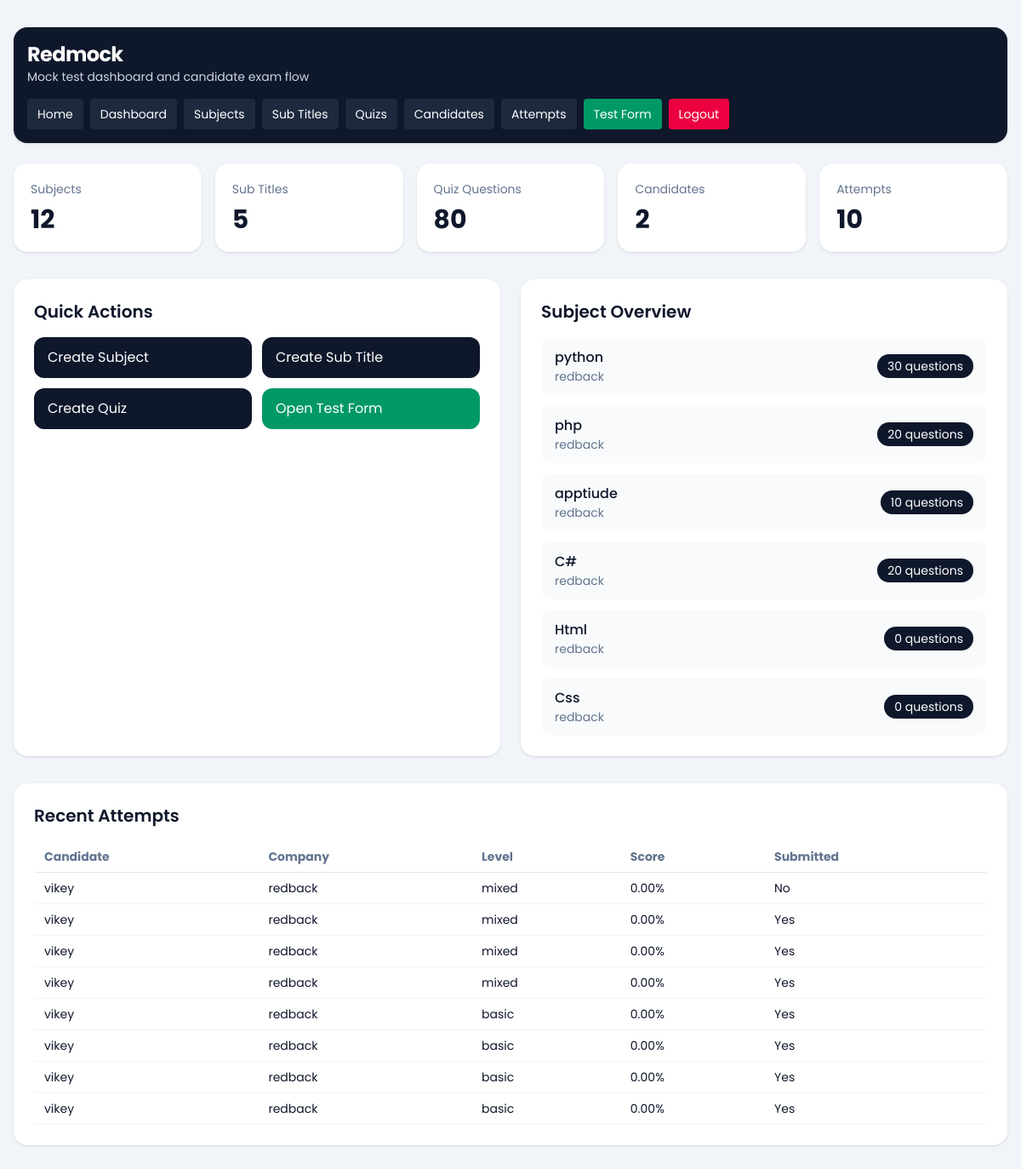
The app's page /dashboard/ (signed in), older data.
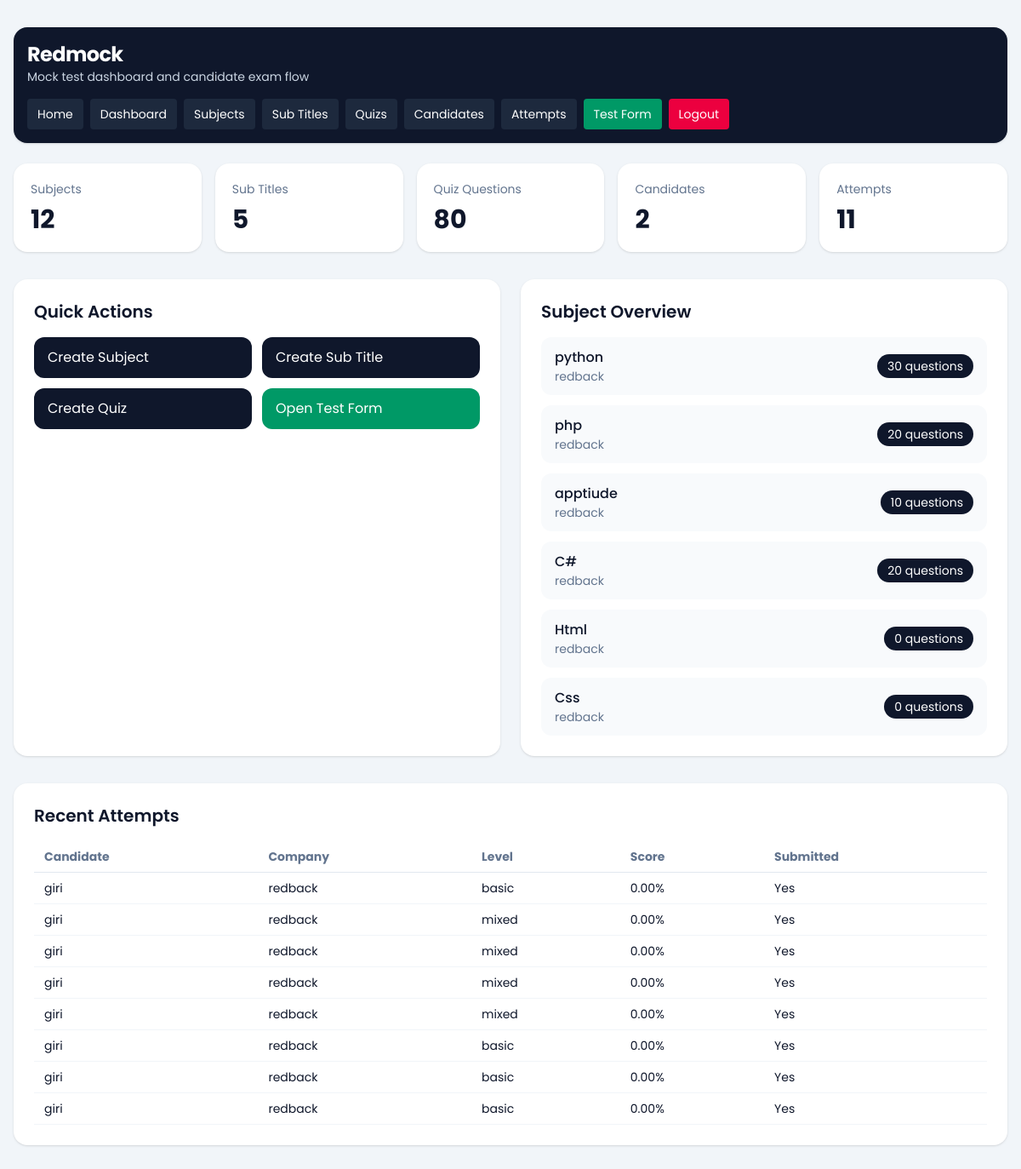
The same page, newer data.
### dashboard/models.py (models this page shows, shortened)
class TestSubject(models.Model):
    company = models.ForeignKey(Company, on_delete=models.CASCADE, related_name='subjects')
    subject = models.CharField(max_length=150)
    subject_svg = models.TextField(blank=True, null=True)
    created_at = models.DateTimeField(auto_now_add=True)
    class Meta:
        ordering = ['subject']
        unique_together = ('company', 'subject')

class Company(models.Model):
    name = models.CharField(max_length=150)
    image = models.ImageField(upload_to='company/', blank=True, null=True)
    email = models.EmailField(unique=True)
    password = models.CharField(max_length=128)
    is_active = models.BooleanField(default=True)
    created_at = models.DateTimeField(auto_now_add=True)
    updated_at = models.DateTimeField(auto_now=True)
    class Meta:
        ordering = ['name']
        verbose_name_plural = 'Companies'

### quiz/models.py (models this page shows, shortened)
class CandidateTestAttempt(models.Model):
    SESSION_SINGLE = 'single'
    SESSION_MULTI = 'multi'
    SESSION_CHOICES = [
        (SESSION_SINGLE, 'Single'),
        (SESSION_MULTI, 'Multi'),
    ]
    candidate = models.ForeignKey(Candidate, on_delete=models.CASCADE, related_name='attempts')
    company = models.ForeignKey(Company, on_delete=models.CASCADE, related_name='attempts')
    session_type = models.CharField(max_length=10, choices=SESSION_CHOICES)
    level = models.CharField(max_length=20)
    question_count = models.PositiveIntegerField()
    duration_minutes = models.PositiveIntegerField()
    selected_subjects = models.JSONField(default=list, blank=True)
    selected_sub_titles = models.JSONField(default=list, blank=True)
    answers_json = models.JSONField(default=list, blank=True)
    correct_count = models.PositiveIntegerField(default=0)
    wrong_count = models.PositiveIntegerField(default=0)
    percentage = models.DecimalField(max_digits=5, decimal_places=2, default=0)
    started_at = models.DateTimeField(blank=True, null=True)
    submitted_at = models.DateTimeField(blank=True, null=True)
    is_submitted = models.BooleanField(default=False)
    created_at = models.DateTimeField(auto_now_add=True)
    class Meta:
        ordering = ['-created_at']

class Candidate(models.Model):
    name = models.CharField(max_length=150)
    email = models.EmailField()
    designation_tech = models.CharField(max_length=150)
    created_at = models.DateTimeField(auto_now_add=True)
    class Meta:
        ordering = ['name']

### dashboard/views.py (the view)
# urls.py: path('', views.dashboard_home, name='home'),
@company_login_required
def dashboard_home(request):
    company = request.company
    context = {
        'subject_count': TestSubject.objects.filter(company=company).count(),
        'subtitle_count': SubTitle.objects.filter(test_subject__company=company).count(),
        'quiz_count': Quiz.objects.filter(test_subject__company=company).count(),
        'candidate_count': Candidate.objects.filter(attempts__company=company).distinct().count(),
        'attempt_count': CandidateTestAttempt.objects.filter(company=company).count(),
        'subjects': TestSubject.objects.filter(company=company).select_related('company').annotate(
            quiz_total=Count('quizzes')
        )[:6],
        'recent_attempts': CandidateTestAttempt.objects.filter(company=company).select_related(
            'candidate', 'company'
        )[:8],
        'company': company,
    }
    return render(request, 'dashboard/home.html', context)

### dashboard/views.py (called while the page is built)
def get_logged_in_company(request):
    company_id = request.session.get('company_id')
    if not company_id:
        return None
    return Company.objects.filter(id=company_id, is_active=True).first()

def company_login_required(view_func):
    @wraps(view_func)
    def wrapper(request, *args, **kwargs):
        company = get_logged_in_company(request)
        if not company:
            return redirect(f"{reverse('dashboard:login')}?next={request.path}")
        request.company = company
        return view_func(request, *args, **kwargs)
    return wrapper

### templates/dashboard/home.html (shortened to what this page needs)
{% extends "base.html" %}
{% block content %}
{% include 'dashboard/header.html' %}
<section class="grid gap-4 md:grid-cols-5">
    <div class="rounded-2xl bg-white p-5 shadow-sm">
        <p class="text-sm text-slate-500">Subjects</p>
        <p class="mt-2 text-3xl font-bold">{{ subject_count }}</p>
    </div>
    <div class="rounded-2xl bg-white p-5 shadow-sm">
        <p class="text-sm text-slate-500">Sub Titles</p>
        <p class="mt-2 text-3xl font-bold">{{ subtitle_count }}</p>
    </div>
    <div class="rounded-2xl bg-white p-5 shadow-sm">
        <p class="text-sm text-slate-500">Quiz Questions</p>
        <p class="mt-2 text-3xl font-bold">{{ quiz_count }}</p>
    </div>
    <div class="rounded-2xl bg-white p-5 shadow-sm">
        <p class="text-sm text-slate-500">Candidates</p>
        <p class="mt-2 text-3xl font-bold">{{ candidate_count }}</p>
    </div>
    <div class="rounded-2xl bg-white p-5 shadow-sm">
        <p class="text-sm text-slate-500">Attempts</p>
        <p class="mt-2 text-3xl font-bold">{{ attempt_count }}</p>
    </div>
</section>
<section class="mt-8 grid gap-6 lg:grid-cols-2">
    <div class="rounded-2xl bg-white p-6 shadow-sm">
        <div class="mb-4 flex items-center justify-between">
            <h2 class="text-xl font-semibold">Quick Actions</h2>
        </div>
        <div class="grid gap-3 sm:grid-cols-2">
            <a href="{% url 'dashboard:subject_create' %}" class="rounded-xl bg-slate-900 px-4 py-3 text-white">Create Subject</a>
            <a href="{% url 'dashboard:subtitle_create' %}" class="rounded-xl bg-slate-900 px-4 py-3 text-white">Create Sub Title</a>
            <a href="{% url 'dashboard:quiz_create' %}" class="rounded-xl bg-slate-900 px-4 py-3 text-white">Create Quiz</a>
            <a href="{% url 'quiz:start' %}" class="rounded-xl bg-emerald-600 px-4 py-3 text-white">Open Test Form</a>
        </div>
    </div>
    <div class="rounded-2xl bg-white p-6 shadow-sm">
        <h2 class="text-xl font-semibold">Subject Overview</h2>
        <div class="mt-4 space-y-3">
            {% for subject in subjects %}
                <div class="flex items-center justify-between rounded-xl bg-slate-50 px-4 py-3">
                    <div>
                        <p class="font-medium">{{ subject.subject }}</p>
                        <p class="text-sm text-slate-500">{{ subject.company.name }}</p>
                    </div>
                    <span class="rounded-full bg-slate-900 px-3 py-1 text-sm text-white">{{ subject.quiz_total }} questions</span>
                </div>
            {% empty %}
                <p class="text-slate-500">No subjects created yet.</p>
            {% endfor %}
        </div>
    </div>
</section>
<section class="mt-8 rounded-2xl bg-white p-6 shadow-sm">
    <h2 class="text-xl font-semibold">Recent Attempts</h2>
    <div class="mt-4 overflow-x-auto">
        <table class="min-w-full text-left text-sm">
            <thead class="border-b border-slate-200 text-slate-500">
                <tr>
                    <th class="px-3 py-2">Candidate</th>
                    <th class="px-3 py-2">Company</th>
                    <th class="px-3 py-2">Level</th>
                    <th class="px-3 py-2">Score</th>
                    <th class="px-3 py-2">Submitted</th>
                </tr>
            </thead>
            <tbody>
                {% for attempt in recent_attempts %}
                    <tr class="border-b border-slate-100">
                        <td class="px-3 py-2">{{ attempt.candidate.name }}</td>
                        <td class="px-3 py-2">{{ attempt.company.name }}</td>
                        <td class="px-3 py-2">{{ attempt.level }}</td>
                        <td class="px-3 py-2">{{ attempt.percentage }}%</td>
                        <td class="px-3 py-2">{{ attempt.is_submitted|yesno:"Yes,No" }}</td>
                    </tr>
                {% empty %}
                    <tr>
                        <td colspan="5" class="px-3 py-6 text-center text-slate-500">No test attempts yet.</td>
                    </tr>
                {% endfor %}
            </tbody>
        </table>
    </div>
</section>
{% endblock %}

### templates/base.html (shortened to what this page needs)
{% load static %}
<!DOCTYPE html>
<html lang="en">
<head>
    <link rel="stylesheet" href="{% static 'css/tailwind-build.css' %}">
</head>
<body class="min-h-screen bg-slate-100 text-slate-900" style="font-family: 'Poppins', sans-serif;">
    <div class="min-h-screen">
        <main class="mx-auto max-w-7xl px-4 py-8">
            {% block content %}{% endblock %}
        </main>
    </div>
</body>
</html>

### templates/dashboard/header.html
<header class="bg-slate-900 text-white shadow mb-6 rounded-2xl">
    <div class="mx-auto flex max-w-7xl flex-wrap items-center justify-between gap-4 px-4 py-4">
        <div>
            <a href="/" class="text-2xl font-bold tracking-tight">Redmock</a>
            <p class="text-sm text-slate-300">Mock test dashboard and candidate exam flow</p>
        </div>
        <nav class="flex flex-wrap gap-2 text-sm">
            <a href="/" class="rounded bg-slate-800 px-3 py-2 hover:bg-slate-700">Home</a>
            {% if request.session.company_id %}
                <a href="/dashboard/" class="rounded bg-slate-800 px-3 py-2 hover:bg-slate-700">Dashboard</a>
                <a href="/dashboard/subjects/" class="rounded bg-slate-800 px-3 py-2 hover:bg-slate-700">Subjects</a>
                <a href="/dashboard/subtitles/" class="rounded bg-slate-800 px-3 py-2 hover:bg-slate-700">Sub Titles</a>
                <a href="/dashboard/quizzes/" class="rounded bg-slate-800 px-3 py-2 hover:bg-slate-700">Quizs</a>
                <a href="/dashboard/candidates/" class="rounded bg-slate-800 px-3 py-2 hover:bg-slate-700">Candidates</a>
                <a href="/dashboard/attempts/" class="rounded bg-slate-800 px-3 py-2 hover:bg-slate-700">Attempts</a>
                <a href="/quiz/start/" class="rounded bg-emerald-600 px-3 py-2 hover:bg-emerald-500">Test Form</a>
                <a href="/dashboard/logout/" class="rounded bg-rose-600 px-3 py-2 hover:bg-rose-500">Logout</a>
            {% else %}
                <a href="/dashboard/login/" class="rounded bg-slate-800 px-3 py-2 hover:bg-slate-700">Dashboard Login</a>
            {% endif %}
        </nav>
    </div>
</header>

Row changes from the older to the newer data that the page shows:
no longer on this page (row unchanged): CandidateTestAttempt: candidate.name "vikey", company.name "redback", level "basic", percentage "0.00", is_submitted "Yes"
added CandidateTestAttempt: candidate.name "giri", company.name "redback", level "basic", percentage "0.00", is_submitted "Yes"
changed CandidateTestAttempt (number 2 of 8 on the later page): candidate.name "vikey" → "giri"; is_submitted "No" → "Yes"
changed through a linked row, CandidateTestAttempt (number 3 of 8 on the later page): candidate.name "vikey" → "giri"
changed through a linked row, CandidateTestAttempt (number 4 of 8 on the later page): candidate.name "vikey" → "giri"
changed through a linked row, CandidateTestAttempt (number 5 of 8 on the later page): candidate.name "vikey" → "giri"
changed through a linked row, CandidateTestAttempt (number 6 of 8 on the later page): candidate.name "vikey" → "giri"
changed through a linked row, CandidateTestAttempt (number 7 of 8 on the later page): candidate.name "vikey" → "giri"
changed through a linked row, CandidateTestAttempt (number 8 of 8 on the later page): candidate.name "vikey" → "giri"
Text that changed along with them:
{{ attempt_count }}: "10" → "11"
